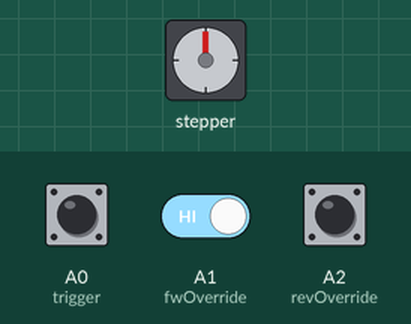
Simulated run of this sketch. Board: Arduino Uno, built with avr-gcc and run on an emulated ATmega328P. Shown: stepper motor. The inputs (shaded band) are chosen by the test bench; at power-on: A0 (trigger) HIGH, A1 (fwOverride) HIGH, A2 (revOverride) HIGH. Stepper angles assume 96 steps per turn.

Above: at 1.2 s.
1.3 s: A0 (trigger) pulled LOW for 0.15 s
At 1.45 s:
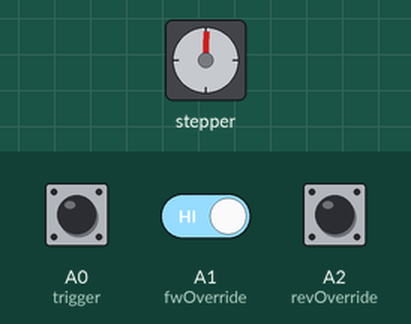
4.3 s: A0 (trigger) driven LOW and A1 (fwOverride) driven LOW
7.3 s: A0 (trigger) driven HIGH
10.3 s: A1 (fwOverride) driven HIGH
At 10.3 s:
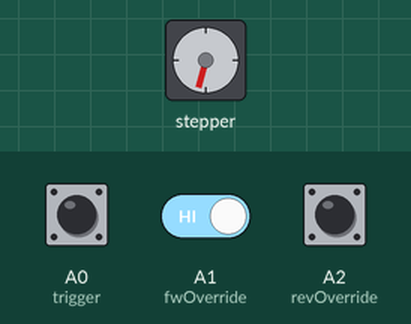
11.8 s: A2 (revOverride) pulled LOW for 1 s
At 13.9 s:
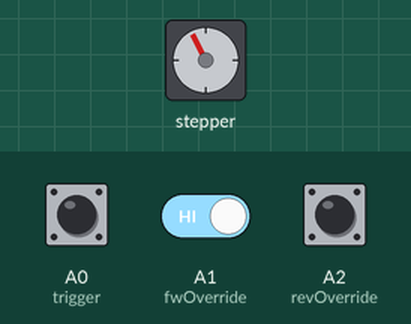
14.3 s: A2 (revOverride) pulled LOW for 0.15 s
At 15.8 s:
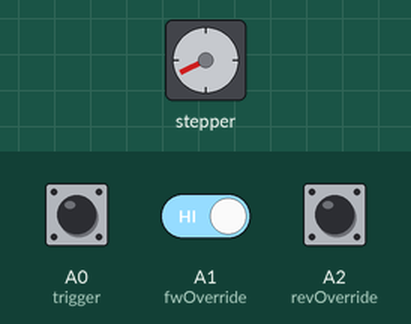
Timing chart, 0 to 16.9 s (numbered marks = the images above; inputs shaded):
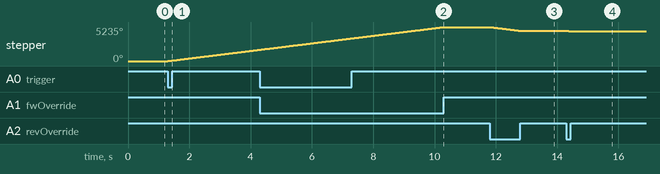

Measured:
- after the input at 1.3 s, stepper: keeps turning clockwise at about 583°/s, starting at once
- after the input at 10.3 s, stepper: stops changing and stays 5235°
- after the input at 11.8 s, stepper: turns 582° counter-clockwise in 1.0 s, starting at once
- after the input at 14.3 s, stepper: turns 90° counter-clockwise in 0.15 s, starting at once

The sketch:

Winder.ino
```cpp
#include <AFMotor.h>

AF_Stepper motor(96, 2);

int trigger = A0;
int fwOverride = A1;
int revOverride = A2;

//Steps to do when triggered
int steps = 1000;

void setup() {
  Serial.begin(9600);

  pinMode(trigger, INPUT_PULLUP);
  pinMode(fwOverride, INPUT_PULLUP);
  pinMode(revOverride, INPUT_PULLUP);
  digitalWrite(trigger, HIGH);
  digitalWrite(fwOverride, HIGH);
  digitalWrite(revOverride, HIGH);

  motor.setSpeed(100);
}

void loop() {
  //Forward override
  if(digitalRead(fwOverride) == LOW){
    motor.step(1, FORWARD, SINGLE);
  }
  //Reverse override
  else if(digitalRead(revOverride) == LOW){
    motor.step(1, BACKWARD, SINGLE);
  }

  //Trigger
  if(digitalRead(trigger) == LOW){
    motor.step(steps, FORWARD, SINGLE);
  }
  else{
    motor.step(0, FORWARD, SINGLE);
  }
}
```
